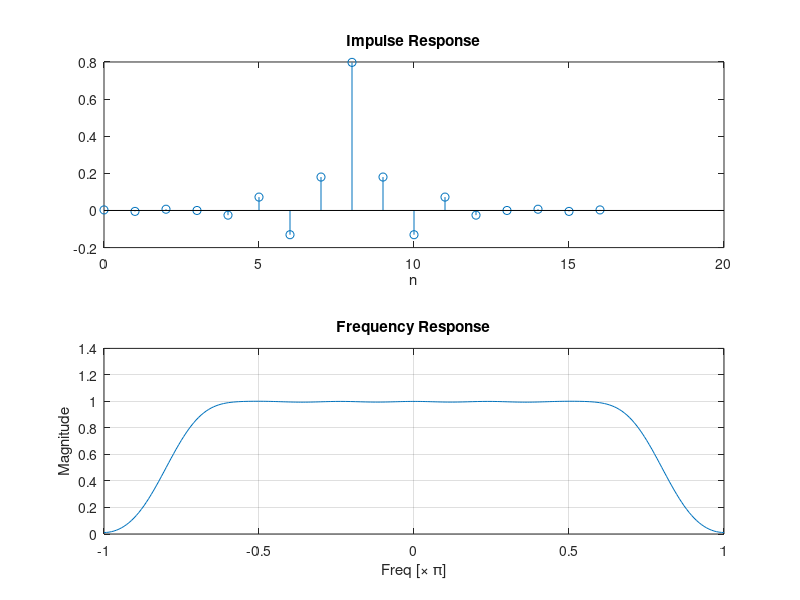
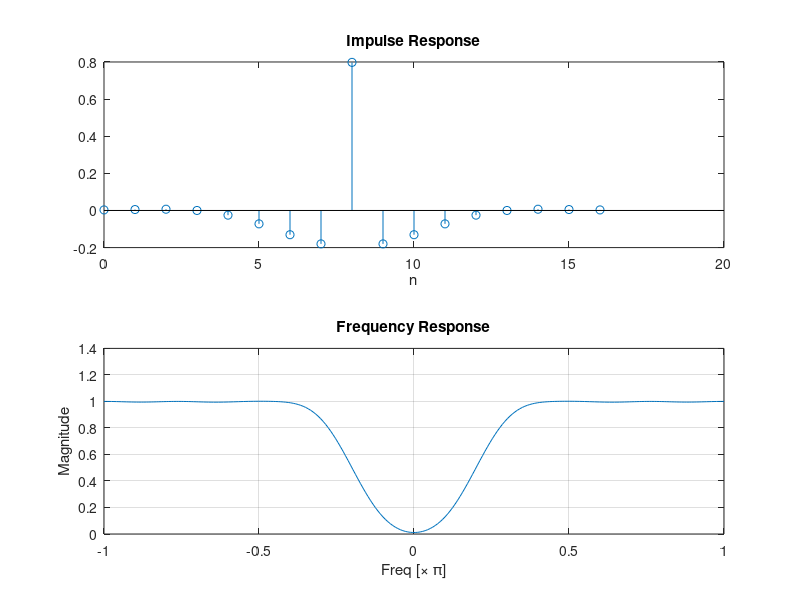
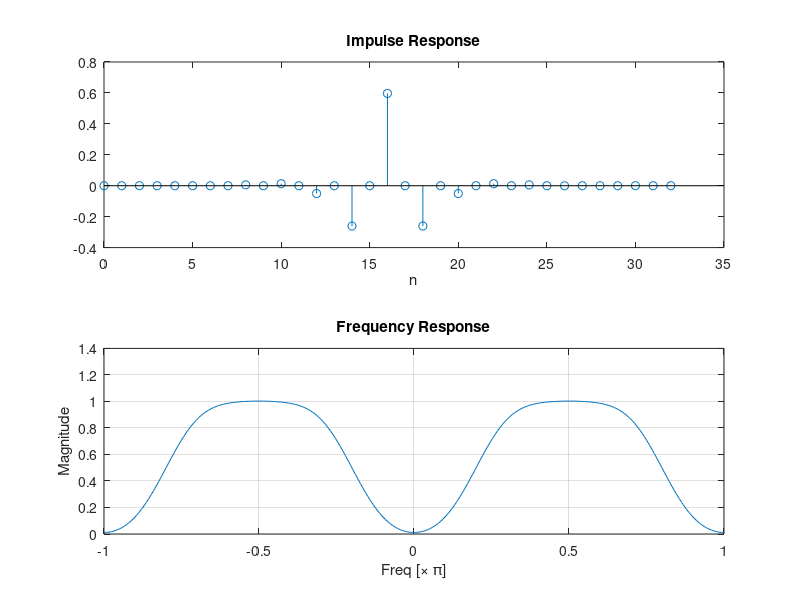
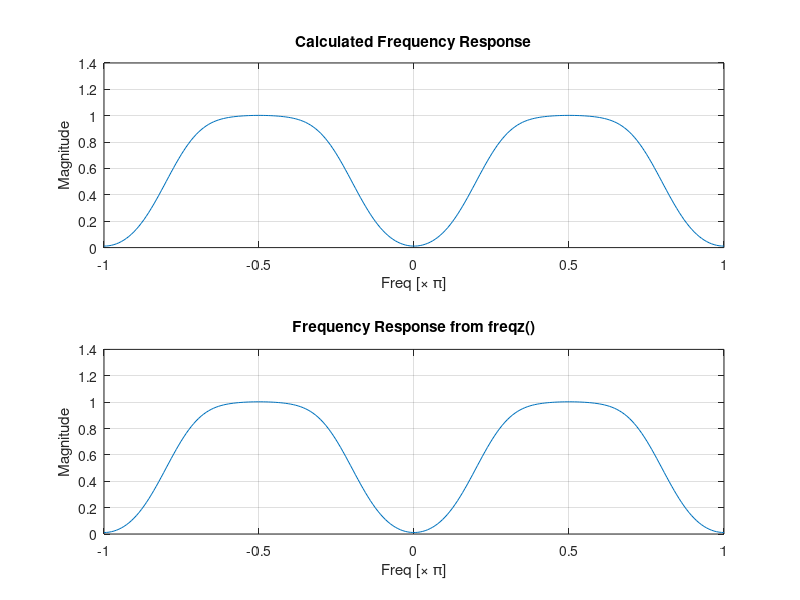

The MATLAB script that drew these images, in order:
ww = linspace(-1,1,250);

% Filter 1
x1 = (0:16);
h1=[0.0030, -0.0050,0.0067,0,  -0.0252,0.0721, -0.1306, 0.1801,0.7979,0.1801, -0.1306, 0.0721,-0.0252, 0, 0.0067, -0.0050, 0.0030];

HH1 = freqz(h1,1,ww*pi);


figure(1);
subplot(2,1,1);
stem(x1, h1);   %Impulse Response
title('Impulse Response');
xlabel('n');
subplot(2,1,2);
plot(ww, abs(HH1)); % Frequency Response
title('Frequency Response');
xlabel('Freq [\times \pi]');
ylabel('Magnitude');
grid;

% Filter 2
x2 = (0:16);
h2=[0.0030, 0.0050,0.0067,  0,  -0.0252,  -0.0721,  -0.1306,-0.1801,  0.7979,-0.1801,-0.1306,  -0.0721,-0.0252,  0,  0.0067,  0.0050,  0.0030];

HH2 = freqz(h2,1,ww*pi);


figure(2);
subplot(2,1,1);
stem(x2, h2);   %Impulse Response
title('Impulse Response');
xlabel('n');
subplot(2,1,2);
plot(ww, abs(HH2)); % Frequency Response
title('Frequency Response');
xlabel('Freq [\times \pi]');
ylabel('Magnitude');
grid;


% Cascade Filter
x = (0:32);
h = conv(h1,h2);

HH = freqz(h,1,ww*pi);

figure(3);
subplot(2,1,1);
stem(x, h);     %Impulse Response
title('Impulse Response');
xlabel('n');
subplot(2,1,2);
plot(ww, abs(HH));
title('Frequency Response');
xlabel('Freq [\times \pi]');
ylabel('Magnitude');
grid;

% Calculation of freq response in freq. domain

figure(4);
HH_cascade = HH1.*HH2;

subplot(2,1,1);
plot(ww, abs(HH_cascade));
title('Calculated Frequency Response');
xlabel('Freq [\times \pi]');
ylabel('Magnitude');
grid;
subplot(2,1,2);
stem(x, h);     %Impulse Response
title('Impulse Response');
xlabel('n');
subplot(2,1,2);
plot(ww, abs(HH));
title('Frequency Response from freqz()');
xlabel('Freq [\times \pi]');
ylabel('Magnitude');
grid;
